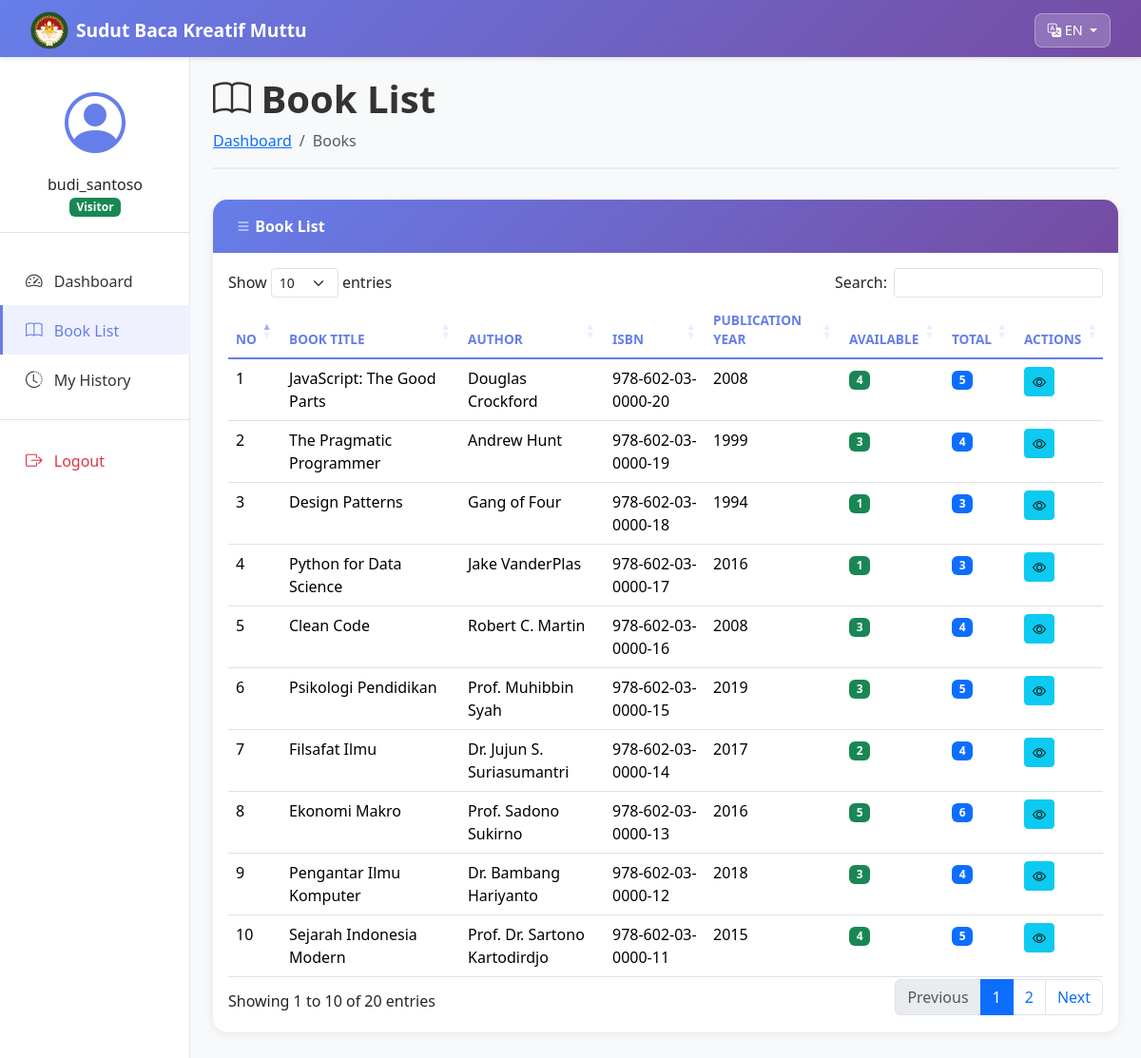
The app's page /public/books/index.php?lang=en (signed in) with its own data.
### tables this page shows
CREATE TABLE books (
    id INT AUTO_INCREMENT PRIMARY KEY,
    title VARCHAR(255) NOT NULL,
    author VARCHAR(100) NOT NULL,
    published_year YEAR,
    isbn VARCHAR(20) UNIQUE,
    available_copies INT DEFAULT 0,
    total_copies INT DEFAULT 0,
    created_at TIMESTAMP DEFAULT CURRENT_TIMESTAMP
);

### src/Helpers/Session.php (called while the page is built, shortened)
<?php
class Session {
    public static function get($key) {
        return isset($_SESSION[$key]) ? $_SESSION[$key] : null;
    }
}
?>

### config/language.php (called while the page is built, shortened)
<?php
$lang = [];
$langFile = __DIR__ . '/../lang/' . $_SESSION['lang'] . '.php';
if (file_exists($langFile)) {
    $lang = require $langFile;
}
function __($key) {
    global $lang;
    $keys = explode('.', $key);
    $value = $lang;
    foreach ($keys as $k) {
        if (isset($value[$k])) {
            $value = $value[$k];
        } else {
            return $key;
        }
    }
    return $value;
}
function current_lang() {
    return $_SESSION['lang'] ?? 'id';
}

### src/Models/Book.php (called while the page is built, shortened)
<?php
class Book {
    private $db;
    public function __construct($database) {
        $this->db = $database;
    }
    public function getAll() {
        $result = $this->db->query("SELECT * FROM books ORDER BY created_at DESC");
        return $result->fetch_all(MYSQLI_ASSOC);
    }
}

### public/books/index.php (the view, shortened to what this page needs)
<?php
require_once '../../config/database.php';
require_once '../../src/Models/Book.php';
require_once '../../src/Helpers/Session.php';
$bookModel = new Book($db);
$books = $bookModel->getAll();
?>
<?php include '../layouts/header.php'; ?>
<?php include '../layouts/sidebar.php'; ?>
<main class="col-md-9 ms-sm-auto col-lg-10 px-md-4">
    <div class="page-header">
        <h1><i class="bi bi-book"></i> <?php echo $user_role === 'admin' ? __('books.title') : __('books.list'); ?></h1>
        <nav aria-label="breadcrumb">
            <ol class="breadcrumb">
                <li class="breadcrumb-item"><a href="../dashboard.php"><?php echo __('dashboard.title'); ?></a></li>
                <li class="breadcrumb-item active"><?php echo __('nav.books'); ?></li>
            </ol>
        </nav>
    </div>
    <div class="card">
        <div class="card-header d-flex justify-content-between align-items-center">
            <span><i class="bi bi-list"></i> <?php echo __('books.list'); ?></span>
        </div>
        <div class="card-body">
            <div class="table-responsive">
                <table class="table table-hover datatable">
                    <thead>
                        <tr>
                            <th>No</th>
                            <th><?php echo __('books.book_title'); ?></th>
                            <th><?php echo __('books.author'); ?></th>
                            <th><?php echo __('books.isbn'); ?></th>
                            <th><?php echo __('books.year'); ?></th>
                            <th><?php echo current_lang() == 'id' ? 'Tersedia' : 'Available'; ?></th>
                            <th>Total</th>
                            <th><?php echo __('books.actions'); ?></th>
                        </tr>
                    </thead>
                    <tbody>
                        <?php if (!empty($books)): ?>
                            <?php $no = 1; foreach ($books as $book): ?>
                                <tr>
                                    <td><?php echo $no++; ?></td>
                                    <td><?php echo htmlspecialchars($book['title']); ?></td>
                                    <td><?php echo htmlspecialchars($book['author']); ?></td>
                                    <td><?php echo htmlspecialchars($book['isbn'] ?? '-'); ?></td>
                                    <td><?php echo htmlspecialchars($book['published_year'] ?? '-'); ?></td>
                                    <td><span class="badge bg-success"><?php echo htmlspecialchars($book['available_copies'] ?? 0); ?></span></td>
                                    <td><span class="badge bg-primary"><?php echo htmlspecialchars($book['total_copies'] ?? 0); ?></span></td>
                                    <td>
                                        <a href="view.php?id=<?php echo $book['id']; ?>" class="btn btn-sm btn-info" title="Lihat Detail">
                                            <i class="bi bi-eye"></i>
                                        </a>
                                    </td>
                                </tr>
                            <?php endforeach; ?>
                        <?php else: ?>
                            <tr>
                                <td colspan="8" class="text-center">Tidak ada data buku</td>
                            </tr>
                        <?php endif; ?>
                    </tbody>
                </table>
            </div>
        </div>
    </div>
</main>
<?php include '../layouts/footer.php'; ?>

### public/layouts/header.php (style rules this page uses)
:root { --primary-gradient: linear-gradient(135deg, #667eea 0%, #764ba2 100%); --sidebar-width: 250px; }
body { font-family: 'Segoe UI', Tahoma, Geneva, Verdana, sans-serif; background-color: #f8f9fa; }
main { margin-left: var(--sidebar-width); padding: 2rem; padding-top: 80px; }
.card { border: none; border-radius: 15px; box-shadow: 0 2px 10px rgba(0,0,0,0.08); margin-bottom: 1.5rem; transition: transform 0.3s; }
.card-header { background: var(--primary-gradient); color: white; border: none; border-radius: 15px 15px 0 0 !important; padding: 1rem 1.5rem; font-weight: 600; }
.table { background: white; border-radius: 10px; }
.table thead th { border-bottom: 2px solid #667eea; color: #667eea; font-weight: 600; text-transform: uppercase; font-size: 0.85rem; }
.page-header { margin-bottom: 2rem; padding-bottom: 1rem; border-bottom: 2px solid #e9ecef; }
.page-header h1 { color: #333; font-weight: 600; margin-bottom: 0.5rem; }
.breadcrumb { background: transparent; padding: 0; margin: 0; }

### records on screen
books: title "JavaScript: The Good Parts", author "Douglas Crockford", isbn "978-602-03-0000-20", published_year "2008", available_copies "4", total_copies "5"
books: title "The Pragmatic Programmer", author "Andrew Hunt", isbn "978-602-03-0000-19", published_year "1999", available_copies "3", total_copies "4"
books: title "Design Patterns", author "Gang of Four", isbn "978-602-03-0000-18", published_year "1994", available_copies "1", total_copies "3"
books: title "Python for Data Science", author "Jake VanderPlas", isbn "978-602-03-0000-17", published_year "2016", available_copies "1", total_copies "3"
books: title "Clean Code", author "Robert C. Martin", isbn "978-602-03-0000-16", published_year "2008", available_copies "3", total_copies "4"
books: title "Psikologi Pendidikan", author "Prof. Muhibbin Syah", isbn "978-602-03-0000-15", published_year "2019", available_copies "3", total_copies "5"
books: title "Filsafat Ilmu", author "Dr. Jujun S. Suriasumantri", isbn "978-602-03-0000-14", published_year "2017", available_copies "2", total_copies "4"
books: title "Ekonomi Makro", author "Prof. Sadono Sukirno", isbn "978-602-03-0000-13", published_year "2016", available_copies "5", total_copies "6"
books: title "Pengantar Ilmu Komputer", author "Dr. Bambang Hariyanto", isbn "978-602-03-0000-12", published_year "2018", available_copies "3", total_copies "4"
books: title "Sejarah Indonesia Modern", author "Prof. Dr. Sartono Kartodirdjo", isbn "978-602-03-0000-11", published_year "2015", available_copies "4", total_copies "5"

### other values on screen
__('site_name') "Sudut Baca Kreatif Muttu"
$username "budi_santoso"
__('roles.' . $user_role) "Visitor"
__('nav.dashboard') "Dashboard"
__('books.list') "Book List"
__('nav.logout') "Logout"
__('dashboard.title') "Dashboard"
__('nav.books') "Books"
__('books.book_title') "BOOK TITLE"
__('books.author') "AUTHOR"
__('books.isbn') "ISBN"
__('books.year') "PUBLICATION YEAR"
__('books.actions') "ACTIONS"
